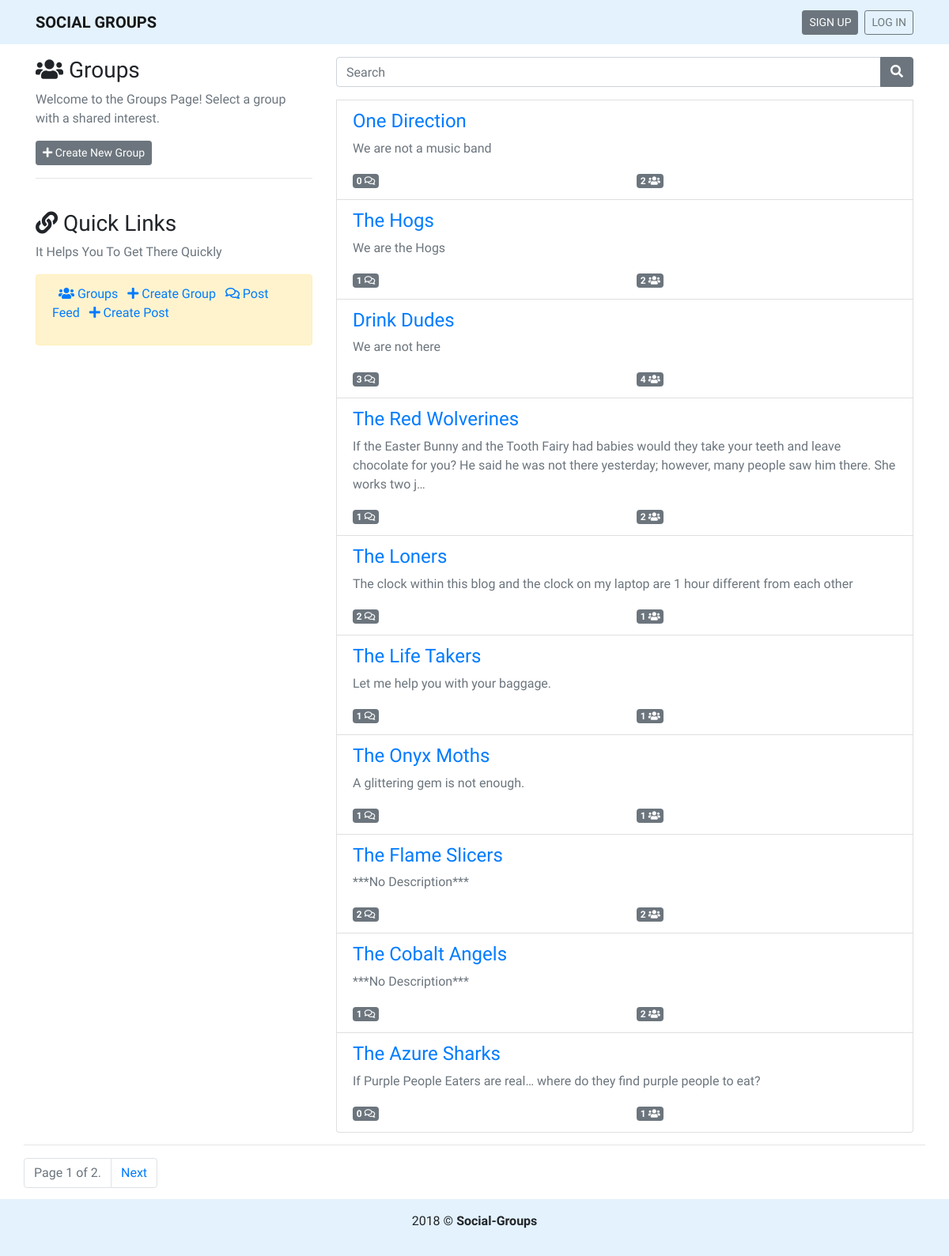
The page / on the database its author committed.
### groups/models.py (models this page shows, shortened)
class Group(models.Model):
    name = models.CharField(max_length=50)
    description = models.TextField(blank=True, null=True)
    user = models.ManyToManyField(User)
    class Meta:
        ordering = ['-pk', ]

### groups/views.py (the view)
# urls.py: path('', group_views.GroupListView.as_view(), name='home'),
class GroupListView(ListView):
    model = Group
    paginate_by = 10

### groups/templates/groups/group_list.html (shortened to what this page needs)
{% extends "base.html" %}
{% block content %}
<div class="row mt-3">
    <div class="col-4">
        <h3><i class="fas fa-users"></i> Groups</h3>
        <div class="text-muted">Welcome to the Groups Page! Select a group with a shared interest.</div>
        <a href="{% url 'group_create' %}" class="btn btn-secondary btn-sm mt-3"><i class="fas fa-plus"></i> Create New
            Group</a>
        <hr>
        <br>
        {% include 'links.html' %}
    </div>
    <div class="col-8">
        <div class="list-group mb-3">
            {% include "search.html" %}
            {% for group in group_list %}
            <a href="{% url 'group_detail' group.pk %}" class="list-group-item list-group-item-action">
                <h4 class="text-primary">{{ group.name }}</h4>
                {% if group.description %}
                <p class="text-muted">{{ group.description|truncatechars:195 }}</p>
                {% else %}
                <p class="text-muted">***No Description***</p>
                {% endif %}
                <div class="row">
                    <div class="col-6">
                        <span class="badge badge-secondary"><span>{{ group.post_set.all.count }}</span> <i class="far fa-comments"></i></span>
                    </div>
                    <div class="col-6">
                        <span class="badge badge-secondary"><span>{{ group.user.count }}</span> <i class="fas fa-users"></i></span>
                    </div>
                </div>
            </a>
            {% empty %}
            <h2>No Groups yet.</h2>
            {% endfor %}
        </div>
    </div>
</div>
<div class="pagi">
    <hr>
    {% if is_paginated %}
    <nav aria-label="Page navigation example" id="pagination">
        <ul class="pagination">
            <li class="page-item disabled">
                <a class="page-link">
                    <span class="page-current">
                        Page {{ page_obj.number }} of {{ page_obj.paginator.num_pages }}.
                    </span>
                </a>
            </li>
            {% if page_obj.has_next %}
            <li class="page-item">
                <a class="page-link" href="?page={{ page_obj.next_page_number }}">Next</a>
            </li>
            {% endif %}
        </ul>
    </nav>
    {% endif %}
</div>
{% endblock content %}

### static/styles.css (style rules this page uses)
body { font-family: 'PT Sans', sans-serif; position: relative; min-height: 100vh; padding-bottom: 70px; }
.pagi { position: absolute; bottom: 0; left: 0; right: 0; }

### rows shown on the page
Group: name "One Direction", description "We are not a music band", post_set.all.count "0", user.count "2"
Group: name "The Hogs", description "We are the Hogs", post_set.all.count "1", user.count "2"
Group: name "Drink Dudes", description "We are not here", post_set.all.count "3", user.count "4"
Group: name "The Red Wolverines", description "If the Easter Bunny and the Tooth Fairy had babies would they take your teeth and leave chocolate for you? He said he was not there yesterday; however, many people saw him there. She works two j…", post_set.all.count "1", user.count "2"
Group: name "The Loners", description "The clock within this blog and the clock on my laptop are 1 hour different from each other", post_set.all.count "2", user.count "1"
Group: name "The Life Takers", description "Let me help you with your baggage.", post_set.all.count "1", user.count "1"
Group: name "The Onyx Moths", description "A glittering gem is not enough.", post_set.all.count "1", user.count "1"
Group: name "The Flame Slicers", description "***No Description***", post_set.all.count "2", user.count "2"
Group: name "The Cobalt Angels", description "***No Description***", post_set.all.count "1", user.count "2"
Group: name "The Azure Sharks", description "If Purple People Eaters are real… where do they find purple people to eat?", post_set.all.count "0", user.count "1"

### other values the page prints
{{ page_obj.number }} "1"
{{ page_obj.paginator.num_pages }} "2"
